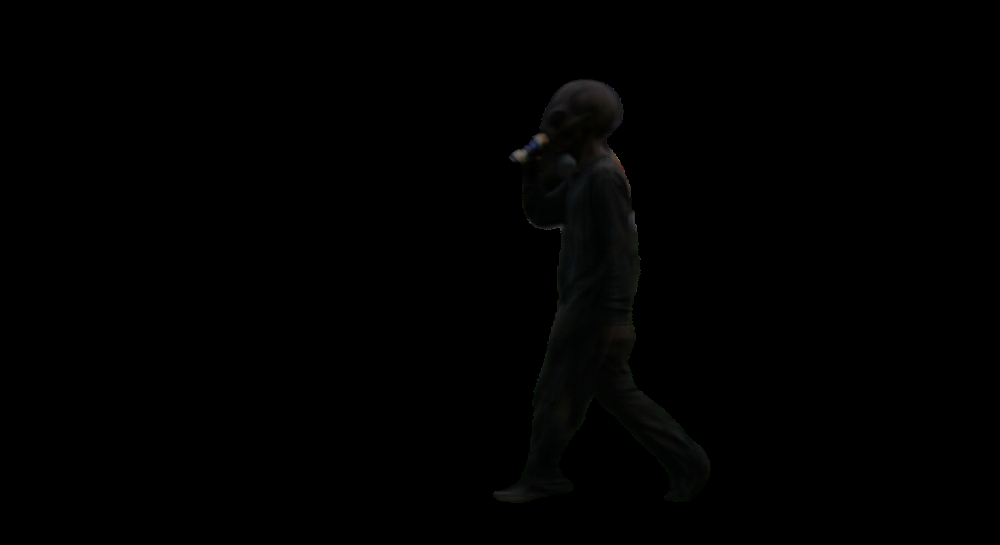
#> input picture Homework/Hw2_Pictures/MASK.png, 1000 x 545 px, shrunk from 2816 x 1536 before the run
$ jupyter execute --allow-errors HW2.ipynb
#> lines starting #> are read from the running program, lines starting #| are printed output that depends on the picture; after the words box and inside, x2 and y2 are one past the last pixel; in counts of white or black regions, pixels touching at a corner belong together
# HW 2

[cell 1]
# Part 2

import cv2 as cv
import numpy as np
from pathlib import Path

#BGR
img = cv.imread("./Part2_Pictures/HW1_IMG_CS898BA.png")

#> (the rest of this cell did not finish here and is left out)

[cell 2]
import matplotlib.pyplot as plt

def show_image(img, title):
    plt.imshow(img, cmap='gray')
    plt.title(title)
    plt.axis('off')
    plt.show()

#> (a cell that did not finish here is left out)

#> (a cell that did not finish here is left out)

[cell 5]
cluster_num = 4

#> (the rest of this cell did not finish here and is left out)

[cell 6]
# Part 5

mask_gt = cv.imread("./Hw2_Pictures/MASK.png")
#> mask_gt is the input picture: shape (545, 1000, 3); mean B, G, R 0.7, 0.8, 0.8
mask_gt = cv.cvtColor(mask_gt, cv.COLOR_BGR2GRAY)
#> mask_gt: shape (545, 1000)
_, mask_gt = cv.threshold(mask_gt, 0, 255, cv.THRESH_BINARY)
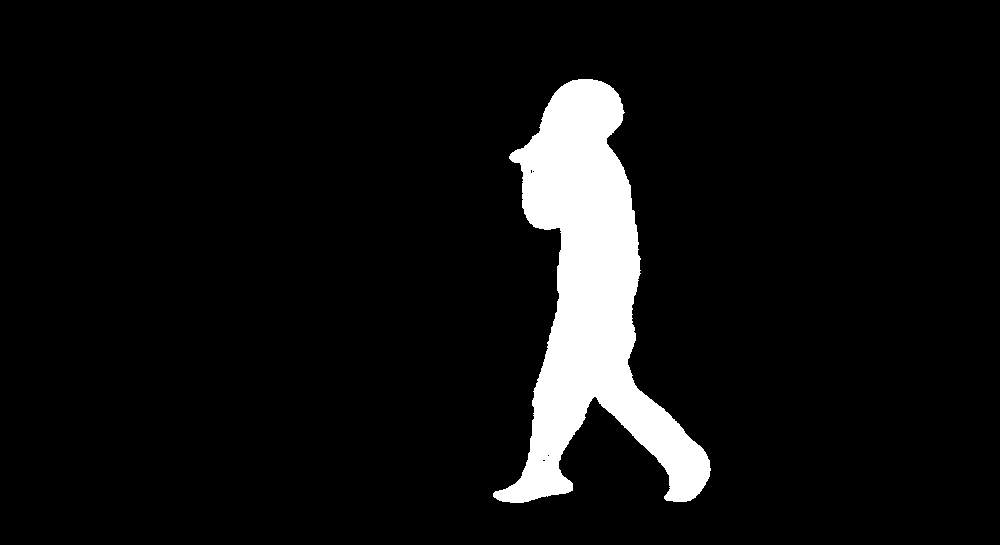
#> mask_gt: shape (545, 1000); 6.9% white; 1 white region, box (x1, y1, x2, y2) and area: (493, 79, 711, 503) 37678
show_image(mask_gt, "mask")
cv.imwrite("./Hw2_Pictures/ground_truth.png", mask_gt)
#> Out = True

[cell 7]
# Part 5.2

def metrics(mask, gt):
    mask = mask.astype(bool)
    gt = gt.astype(bool)
    intersect = np.logical_and(mask, gt)
    union = np.logical_or(mask, gt)
    mag_int = intersect.sum()
    mag_union = union.sum()
    iou = mag_int / mag_union

    # dice
    dice = (2 * mag_int) / (mask.sum() + gt.sum())
    return iou, dice

#> (the rest of this cell did not finish here and is left out)

[cell 8]
# PLot
import cv2 as cv
import matplotlib.pyplot as plt

original = cv.imread("./Part2_Pictures/HW1_IMG_CS898BA.png", cv.COLOR_BGR2RGB)
normalized = cv.imread("./Hw2_Pictures/normalized.png", cv.COLOR_BGR2RGB)
otsu = cv.imread("./Hw2_Pictures/OtsuGlobalThresholding.png", cv.COLOR_BGR2RGB)
gauss = cv.imread("./Hw2_Pictures/AdaptiveThresholding.png", cv.COLOR_BGR2RGB)
kmeans = cv.imread("./Hw2_Pictures/Kmeans_mask.png", cv.COLOR_BGR2RGB)
mask = cv.imread("./Hw2_Pictures/ground_truth.png")


fig, axes = plt.subplots(2, 3, figsize=(18, 10))

#> (the rest of this cell did not finish here and is left out)


$ run again, with Homework/Hw2_Pictures/Kmeans_foreground.png copied over Homework/Hw2_Pictures/MASK.png
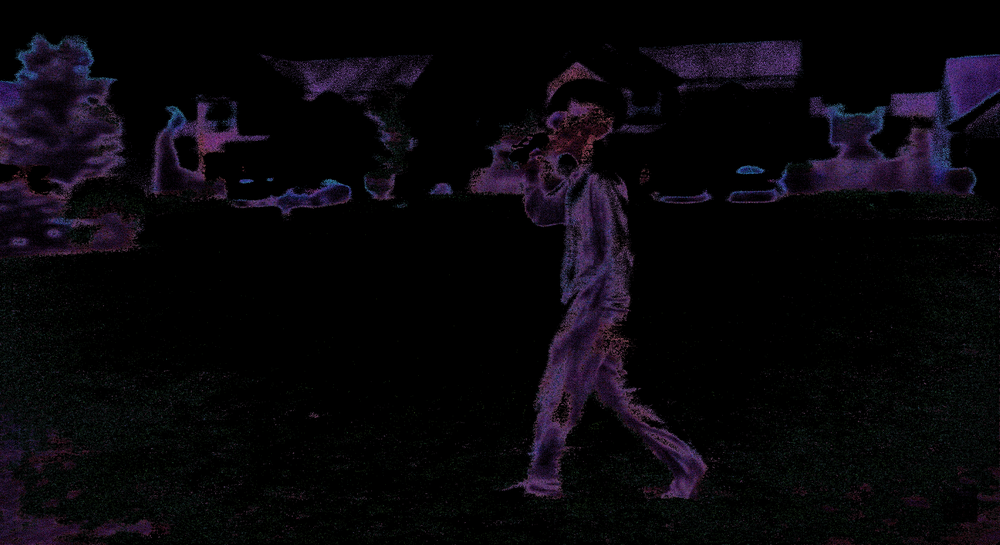
#> input picture Homework/Hw2_Pictures/Kmeans_foreground.png, 1000 x 545 px, shrunk from 2816 x 1536 before the run
#> mask_gt is the input picture: shape (545, 1000, 3); mean B, G, R 10.7, 6.4, 8.4
#> `mask_gt = cv.cvtColor(mask_gt, cv.COLOR_BGR2GRAY)`:
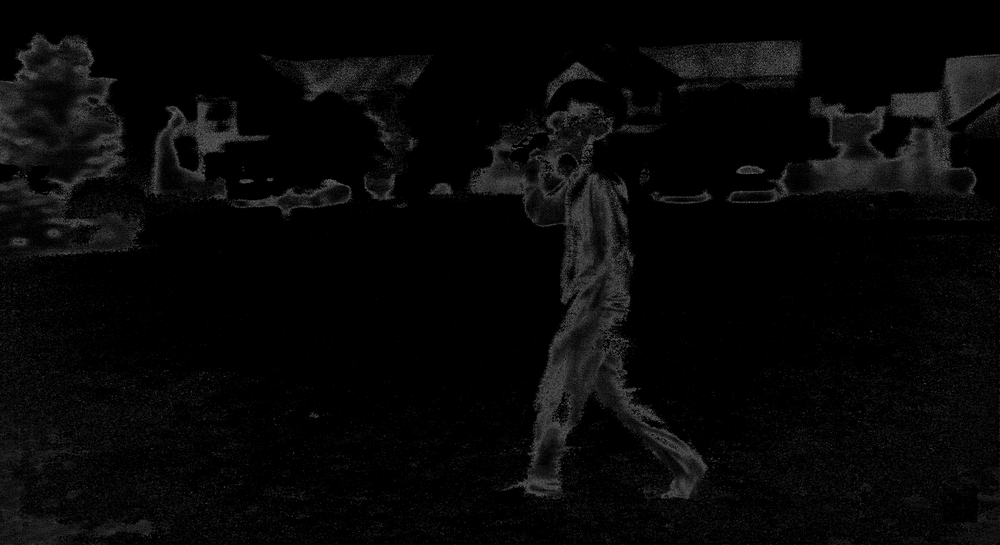
#> mask_gt: shape (545, 1000); min 0, max 112, mean 7.5
#> `_, mask_gt = cv.threshold(mask_gt, 0, 255, cv.THRESH_BINARY)`:
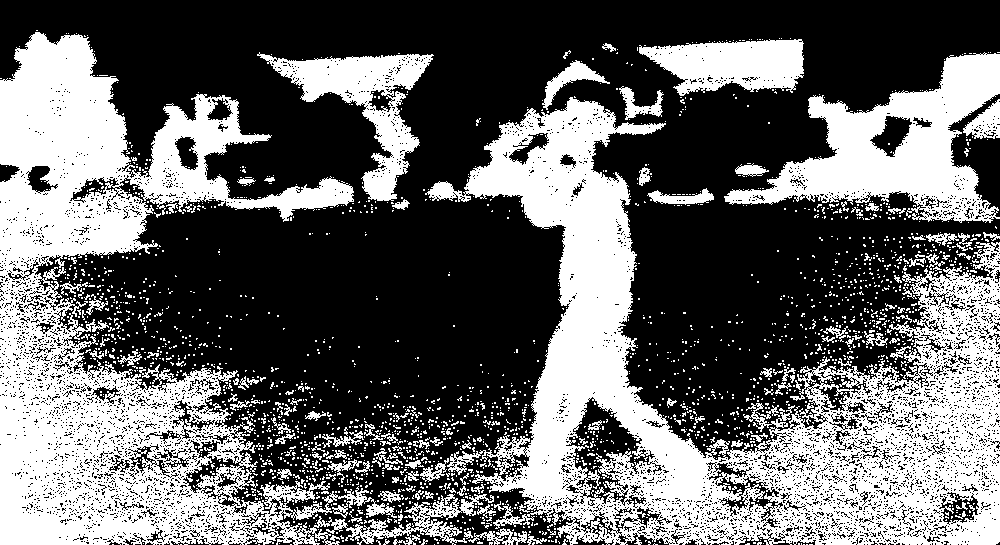
#> mask_gt: shape (545, 1000); 40% white; 2354 white regions (2214 under 20 px), largest, box (x1, y1, x2, y2) and area: (425, 97, 1000, 545) 86308, (0, 32, 494, 545) 78724, (724, 52, 1000, 223) 19068
#> Out = True
